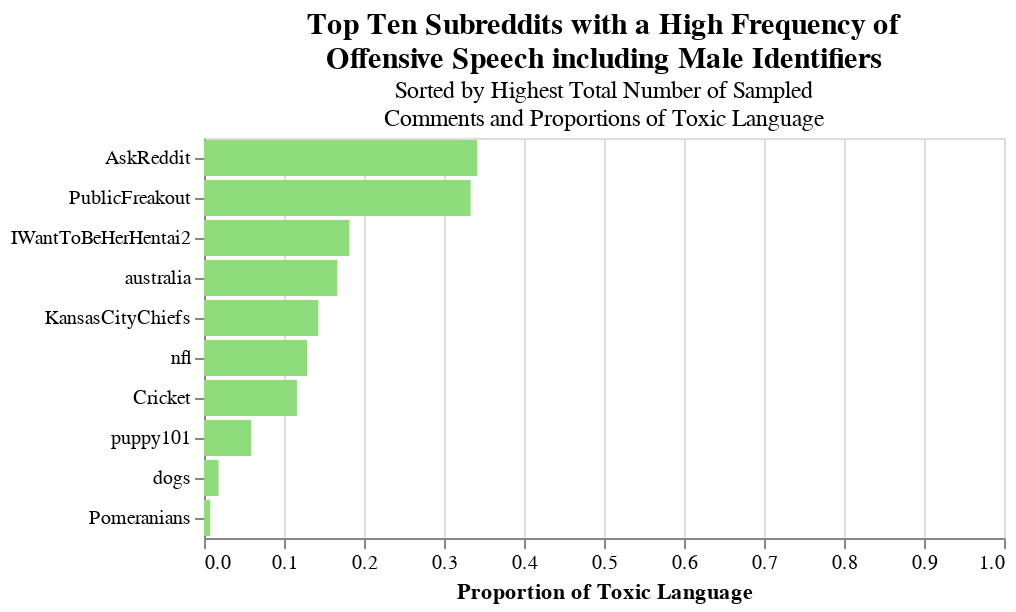

Write notebook code for a chart like this one.
### Code cell
male_offensive_sorted = find_toxic_subreddits_class_label_gender(class_label=1, gender='male', print_subreddit_count=False).sort_values('total_sampled_comments', ascending=False)[:10].sort_values('proportion', ascending=False).reset_index()
alt.Chart(male_offensive_sorted).mark_bar(color='#8edc7c').encode(
    x = alt.X('proportion', title='Proportion of Toxic Language',scale = alt.Scale(domain=[0,1])),
    y=alt.Y('subreddit',sort=['proportion'], title='')
).properties(
    title={
      'text': ['Top Ten Subreddits with a High Frequency of', 'Offensive Speech including Male Identifiers'],
      'subtitle': ['Sorted by Highest Total Number of Sampled ', 'Comments and Proportions of Toxic Language' ], 
      'color': 'black',
      'anchor': 'middle',
      'fontSize': 15
    }
)

### Figure 1 — Vega-Lite specification as saved in the notebook (floating-point values rounded to 4 significant figures)
{"config": {"view": {"continuousWidth": 400, "continuousHeight": 300}}, "data": {"name": "data-733666ffdb9c5ffe1e13a1943f6b2f58"}, "mark": {"type": "bar", "color": "#8edc7c"}, "encoding": {"x": {"field": "proportion", "scale": {"domain": [0, 1]}, "title": "Proportion of Toxic Language", "type": "quantitative"}, "y": {"field": "subreddit", "sort": ["proportion"], "title": "", "type": "nominal"}}, "title": {"text": ["Top Ten Subreddits with a High Frequency of", "Offensive Speech including Male Identifiers"], "subtitle": ["Sorted by Highest Total Number of Sampled ", "Comments and Proportions of Toxic Language"], "color": "black", "anchor": "middle", "fontSize": 15}, "$schema": "https://vega.github.io/schema/vega-lite/v4.17.0.json", "datasets": {"data-733666ffdb9c5ffe1e13a1943f6b2f58": [{"subreddit": "AskReddit", "offensive_comment_count": 14, "total_sampled_comments": 41, "proportion": 0.3415}, {"subreddit": "PublicFreakout", "offensive_comment_count": 6, "total_sampled_comments": 18, "proportion": 0.3333}, {"subreddit": "IWantToBeHerHentai2", "offensive_comment_count": 4, "total_sampled_comments": 22, "proportion": 0.1818}, {"subreddit": "australia", "offensive_comment_count": 4, "total_sampled_comments": 24, "proportion": 0.1667}, {"subreddit": "KansasCityChiefs", "offensive_comment_count": 2, "total_sampled_comments": 14, "proportion": 0.1429}, {"subreddit": "nfl", "offensive_comment_count": 4, "total_sampled_comments": 31, "proportion": 0.129}, {"subreddit": "Cricket", "offensive_comment_count": 18, "total_sampled_comments": 155, "proportion": 0.1161}, {"subreddit": "puppy101", "offensive_comment_count": 1, "total_sampled_comments": 17, "proportion": 0.05882}, {"subreddit": "dogs", "offensive_comment_count": 1, "total_sampled_comments": 55, "proportion": 0.01818}, {"subreddit": "Pomeranians", "offensive_comment_count": 1, "total_sampled_comments": 128, "proportion": 0.007812}]}}
